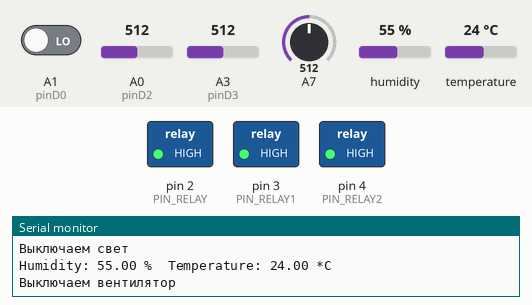
Recording of a sketch running on a simulated Arduino Uno, built with avr-gcc and run on an emulated ATmega328P. Shown: switched loads named in the sketch (green lamp = pin HIGH), the last lines printed to the serial monitor. The test bench sets the inputs (shaded band); at power-on: temperature 24 °C, A0 (pinD2) = 512, A1 (pinD0) LOW, A3 (pinD3) = 512, A7 = 512, humidity 55 %. Storage starts empty.

Above: at 8.4 s.
8.5 s: temperature set to 27 °C
At 15.2 s:
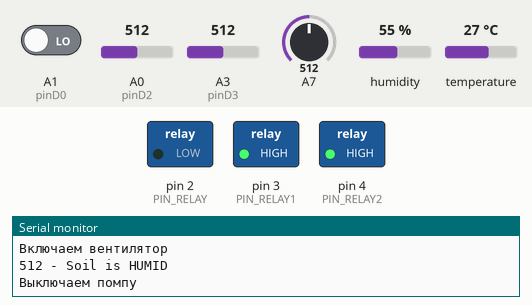
15.5 s: A0 (pinD2) set to 633
29.2 s: A0 (pinD2) set to 661
At 35.3 s:
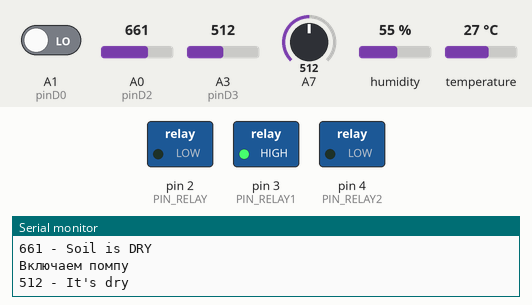
35.6 s: A1 (pinD0) driven HIGH
At 38.5 s:
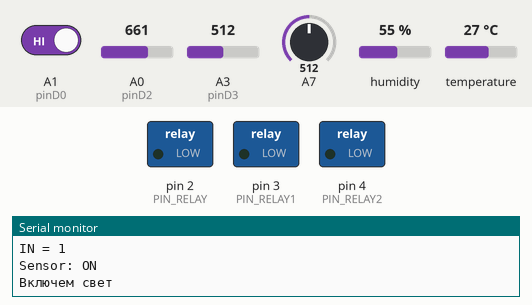
40.9 s: temperature set to 12 °C
At 46.3 s:
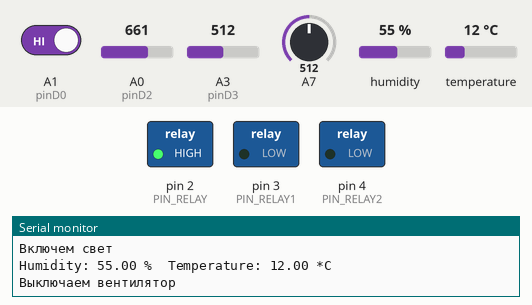
47.3 s: A0 (pinD2) set to 306
At 54.2 s:
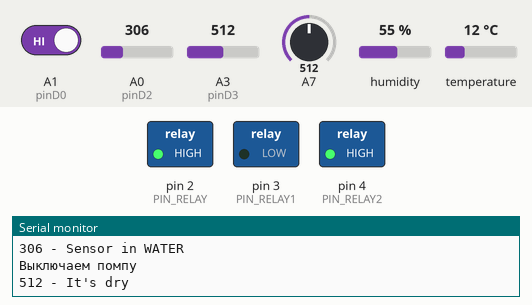
Timing chart, 0 to 55.6 s (numbered marks = the images above; inputs shaded):
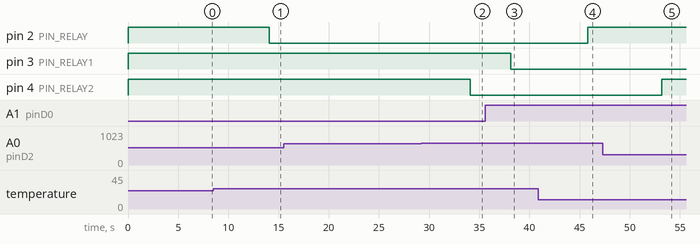

Measured:
- the behaviour switches between 25 and 26 °C on temperature (found by bisection; images 0 and 1)
- the behaviour switches between 649 and 650 on A0 (pinD2) (found by bisection; images 1 and 2)
- after the input at 8.5 s, pin 2 (PIN_RELAY): HIGH → LOW after 5.6 s
- after the input at 29.2 s, pin 4 (PIN_RELAY2): HIGH → LOW after 4.9 s
- after the input at 35.6 s, pin 3 (PIN_RELAY1): HIGH → LOW after 2.6 s
- after the input at 40.9 s, pin 2 (PIN_RELAY): LOW → HIGH after 4.9 s
- after the input at 47.3 s, pin 4 (PIN_RELAY2): LOW → HIGH after 5.9 s

The sketch:

ARDUINO_project.ino
```cpp
//Подключаем библиотеки
#include <DHT.h>
#include <SD.h>
#include <SPI.h>

//Создаем файлы
File Light_sensor_file;
File Temperature_sensor_file;
File Soil_sensor_file;
File Rain_sensor_file;
File CO2_sensor_file;

#define DHTPIN      A2     // вывод, к которому подключается датчик
#define DHTTYPE     DHT11  // DHT 11
#define PIN_RELAY   2      // Пин для подключение реле (вентилятор)
#define PIN_RELAY1  3      // Пин для подключение реле (свет)
#define PIN_RELAY2  4      // Пин для подключение реле (вода)

DHT dht(DHTPIN, DHTTYPE);

//Объявляем переменные
int   pinD0          =  A1;   // Пин к которому подключен света
int   CS_pin         =  10;   // Пин к которому подключен SD card (цифра)
int   pinD1          =  A2;   // Пин к которому подключен датчик температуры
int   pinD2          =  A0;   // Пин к которому подключен датчик влажности
int   pinD3          =  A3;   // Пин к которому подключен датчик влажности (дождь)
float pinD4          =  A4;   // Пин к которому подключен датчик CO2 (аналог)
byte  CO2_pinD       =  8;    // Пин к которому подключен датчик CO2 (цифр)
int   thresholdValue =  500;

void setup()
{
  pinMode (CS_pin,   OUTPUT);
  pinMode (pinD0,    INPUT);          // Установим вывод A1 как вход
  pinMode (pinD1,    INPUT);
  pinMode (pinD2,    INPUT);
  pinMode (pinD3,    INPUT);
  pinMode (pinD4,    INPUT);
  pinMode (CO2_pinD, INPUT);

  dht.begin();
  Serial.begin (9600);                // Задаем скорость передачи данных

//Объявляем реле
    pinMode      (PIN_RELAY,  OUTPUT);  // Объявляем пин реле для датчика температуры
  digitalWrite   (PIN_RELAY,  HIGH);    // Выключаем реле для датчика температуры
    pinMode      (PIN_RELAY1, OUTPUT);  // Объявляем пин реле как выход для датчика света
  digitalWrite   (PIN_RELAY1, HIGH);    // Выключаем реле для датчика света
    pinMode      (PIN_RELAY2, OUTPUT);  // Объявляем пин реле как выход для датчика CO2
  digitalWrite   (PIN_RELAY2, HIGH);    // Выключаем реле для датчика CO2
if (SD.begin())
  {
    Serial.println("SD card is initialized and it is ready to use");
  }
    else
    {
      Serial.println("SD card is not initialized");
      return;
    }
}

void loop()
{
  Light_sensor_file = SD.open("Light.txt", FILE_WRITE);
  if (Light_sensor_file)
      {
      Light_sensor();
    }
  else
    {
    Serial.println("error opening Light.txt");
    }
//~~~~~~~~~~~~~~~~~~~~~~~~~~~~~~~~~~~~~~~~~~~
    Temperature_sensor_file = SD.open("Temp.txt", FILE_WRITE);
  if (Temperature_sensor_file)
      {
      Temperature_sensor();
    }
  else
    {
    Serial.println("error opening Temp.txt");
    }
//~~~~~~~~~~~~~~~~~~~~~~~~~~~~~~~~~~~~~~~~~~~
     Soil_sensor_file = SD.open("Soil.txt", FILE_WRITE);
  if (Soil_sensor_file)
      {
      Soil_sensor();
    }
  else
    {
    Serial.println("error opening Soil.txt");
    }
 //~~~~~~~~~~~~~~~~~~~~~~~~~~~~~~~~~~~~~~~~~~~
 Rain_sensor_file = SD.open("Rain.txt", FILE_WRITE);
  if (Rain_sensor_file)
      {
      Rain_sensor();
    }
  else
    {
    Serial.println("error opening Rain.txt");
    }
 //~~~~~~~~~~~~~~~~~~~~~~~~~~~~~~~~~~~~~~~~~~~
  CO2_sensor_file = SD.open("CO2.txt", FILE_WRITE);
  if (CO2_sensor_file)
      {
      CO2_sensor();
    }
  else
    {
    Serial.println("error opening CO2.txt");
    }
  delay(1000); // Одна секунда
 }
//~~~~~~~~~~~~~~~~~~~~~~~~~~~~~~~~~~~~~~~~~~~
void Light_sensor(){
 int xD0;
  xD0 = digitalRead (pinD0);
  Light_sensor_file.print     ("IN = ");
  Light_sensor_file.println   (xD0, DEC);
  Light_sensor_file.print     ("Sensor: ");
  Light_sensor_file.println   ("ON");
  Light_sensor_file.println   ("OFF");
  Serial.print    ("IN = ");
  Serial.println  (xD0, DEC);
  Serial.print    ("Sensor: ");

  if (xD0 == HIGH)
   {
     Serial.println ("ON");
       Serial.println("Включем свет");
      digitalWrite(PIN_RELAY1, LOW); // Включаем реле
   }
  else
   {
    Serial.println ("OFF");
      Serial.println("Выключаем свет");
      digitalWrite(PIN_RELAY1, HIGH); // Отключаем реле
   }
  delay(1000); // Одна секунда
Light_sensor_file.flush();
Light_sensor_file.close();
}

//----------------------------------------------------
void Temperature_sensor() {
  delay(250);
  float h = dht.readHumidity();
 // Считывание температуры в цельсиях
  float t = dht.readTemperature();
 // Проверка на ошибку
  if (isnan(h) || isnan(t))
  {
    Serial.println("Failed to read from DHT sensor!");
    return;
  }
else
  {
  Temperature_sensor_file.print("Humidity: ");
  Temperature_sensor_file.print(h);
  Temperature_sensor_file.print(" %\t");
  Temperature_sensor_file.print("Temperature: ");
  Temperature_sensor_file.print(t);
  Temperature_sensor_file.println(" *C ");

  Serial.print("Humidity: ");
  Serial.print(h);
  Serial.print(" %\t");
  Serial.print("Temperature: ");
  Serial.print(t);
  Serial.println(" *C ");
  }
if (t >= 26)
    {
     Serial.println("Включаем вентилятор");
     digitalWrite(PIN_RELAY, LOW); // Включаем реле
    }
  else
    {
      Serial.println("Выключаем вентилятор");
      digitalWrite(PIN_RELAY, HIGH); // Отключаем реле
    }
  delay(1000); // Одна секунда
Temperature_sensor_file.flush();
Temperature_sensor_file.close();
}

//----------------------------------------------------
void Soil_sensor()
{
  int SensorValue = analogRead(pinD2); //take a sample
   Serial.print(SensorValue); Serial.print(" - ");

    Soil_sensor_file.print(SensorValue);
    Soil_sensor_file.print(" - ");
  if(SensorValue >= 1000) {
   Serial.println("Sensor is not in the Soil or DISCONNECTED");
  }
  if(SensorValue < 1000 && SensorValue >= 600) {
   Serial.println("Soil is DRY");     // Сухо
     Soil_sensor_file.println("Soil is DRY");
   }
  if(SensorValue < 600 && SensorValue >= 370) {
   Serial.println("Soil is HUMID");   // Влажно
     Soil_sensor_file.println("Soil is HUMID");
  }
  if(SensorValue < 370) {
   Serial.println("Sensor in WATER");  // Очень вдажно
     Soil_sensor_file.println("Sensor in WATER");
     }

if (SensorValue >= 650)
    {
     Serial.println("Включаем помпу");
     digitalWrite(PIN_RELAY2, LOW); // Включаем реле
    }
  else
    {
     Serial.println("Выключаем помпу");
     digitalWrite(PIN_RELAY2, HIGH); // Отключаем реле
    }
  delay (1000);
Soil_sensor_file.flush();
Soil_sensor_file.close();
}

//----------------------------------------------------
void Rain_sensor()
{
  int sensorValue = analogRead(pinD3);
  Serial.print(sensorValue);
  Rain_sensor_file.print(sensorValue);
  if(sensorValue < thresholdValue){
    Serial.println(" - It's wet");  // Влажно
    Rain_sensor_file.println(" - It's wet");
  }
  else {
    Serial.println(" - It's dry");  //  Мокро
    Rain_sensor_file.println(" - It's dry");
  }
  delay (1000);
Rain_sensor_file.flush();
Rain_sensor_file.close();
}

//----------------------------------------------------
void  CO2_sensor() {

  pinD4 = analogRead(pinD4);
  CO2_pinD = digitalRead(3);

  Serial.print("Current value: "); // Аналоговое значение
  Serial.println(pinD4);
  CO2_sensor_file.print("Current value: ");
  CO2_sensor_file.println(pinD4);

  Serial.print("Threshold: ");     // Цифровое значение
  Serial.println(CO2_pinD);
  CO2_sensor_file.print("Threshold: ");
  CO2_sensor_file.println(CO2_pinD);

  delay (1000);
CO2_sensor_file.flush();
CO2_sensor_file.close();
}
```
